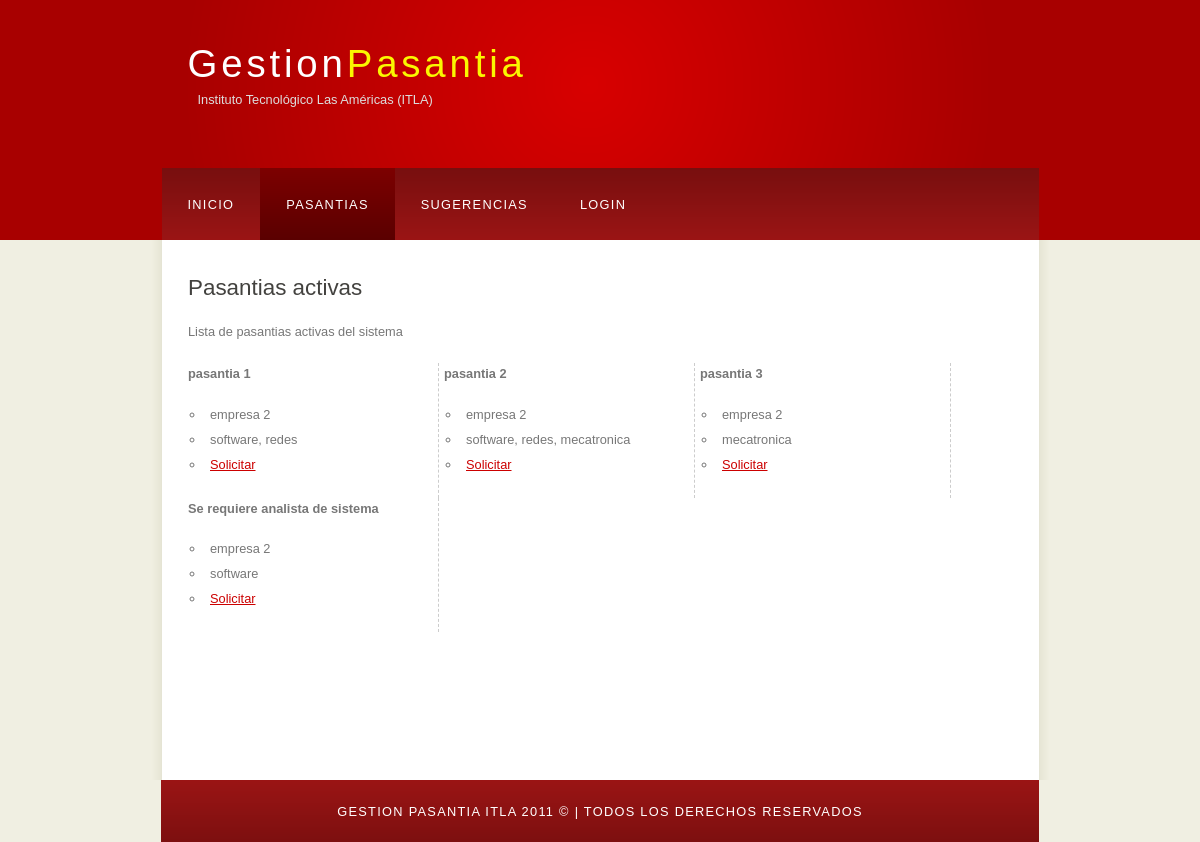
Page /internships.php on the committed database.
### tables this page shows
CREATE TABLE IF NOT EXISTS `pasantias` (
  `ID` int(11) NOT NULL AUTO_INCREMENT,
  `NOMBRE` varchar(60) NOT NULL,
  `EMPRESA_ID` int(11) NOT NULL,
  `FECHA_CREACION` datetime DEFAULT NULL,
  PRIMARY KEY (`ID`),
  KEY `FK_Pasantias_empresaid` (`EMPRESA_ID`)
);

CREATE TABLE IF NOT EXISTS `empresas` (
  `ID` int(11) NOT NULL AUTO_INCREMENT,
  `NOMBRE` varchar(60) NOT NULL,
  `DESCRIPCION` longtext,
  `DIRECCION` longtext NOT NULL,
  `TELEFONO1` varchar(14) DEFAULT NULL,
  `TELEFONO2` varchar(14) DEFAULT NULL,
  `CORREO` varchar(30) DEFAULT NULL,
  PRIMARY KEY (`ID`),
  UNIQUE KEY `UNIQUE` (`ID`,`NOMBRE`)
);

### config/conexion.php (called while the page is built, shortened)
<?php
class conexion {
    var $host;
    var $username;
    var $password;
    var $prefTable;
    function __construct() {
        $this->host = Config::$dbHost;
        $this->username = Config::$dbUsername;
        $this->password = Config::$dbPassword;
        $this->dbname = Config::$dbName;
        $this->prefTable = Config::$prefTable;
    }
    function connect() {
        $this->link = mysql_connect($this->host, $this->username, $this->password);
        return true;
    }
}
?>

### models/ModelInternship.php (called while the page is built, shortened)
<?php
class ModelInternship extends Model {
    public function findsome($arrBy) {
        $where = "";
        $where = $where != "" ? "WHERE $where" : "";
        $query = "SELECT P.ID,P.NOMBRE,P.EMPRESA_ID,E.NOMBRE 'EMPRESA',FECHA_CREACION FROM {$this->con->prefTable}pasantias P INNER JOIN {$this->con->prefTable}empresas E" .
                " ON P.EMPRESA_ID = E.ID $where";
        $result = mysql_query($query);
        $numRows = mysql_num_rows($result);
        $arrInternships = array();
        if ($numRows != 0) {
            while ($row = mysql_fetch_assoc($result)) {
                $query2 = "SELECT CP.CARRERA_ID,C.NOMBRE FROM {$this->con->prefTable}pasantias_carreras CP INNER JOIN carreras C " .
                        "ON CP.CARRERA_ID = C.ID WHERE CP.PASANTIA_ID = {$row['ID']}";
                $result2 = mysql_query($query2);
                if ($result2 && mysql_num_rows($result2) != 0) {
                    while ($row2 = mysql_fetch_assoc($result2)) {
                        $row['carreras'][] = $row2;
                    }
                }
                $arrInternships[] = $row;
            }
        }
        return $arrInternships;
    }
}
?>

### models/Model.php (called while the page is built, shortened)
<?php
abstract class Model {
    public function __construct() {
        $this->con = new conexion();
    }
}
?>

### internships.php (the view, shortened to what this page needs)
<?php
require("models/Model.php");
require("models/ModelInternship.php");
$model = new ModelInternship();
$arrInternships = $model->findsome(array());
?>
<!DOCTYPE html PUBLIC "-//W3C//DTD XHTML 1.0 Transitional//EN" "http://www.w3.org/TR/xhtml1/DTD/xhtml1-transitional.dtd">
<html xmlns="http://www.w3.org/1999/xhtml">
    <head>
    </head>
    <body>
        <div id="wrap">
            <div id="header">
            </div>
            <div id="site_content">
                    <h1>Pasantias activas</h1>
                    <p>Lista de pasantias activas del sistema</p>
                    <div id="arealistinternships">
                        <?php
                        foreach($arrInternships as $internship){
                            $carreras = "";
                            foreach($internship['carreras'] as $career){
                                if ($carreras != "") $carreras .= ", ";
                                $carreras .= $career['NOMBRE'];
                            }
                           ?>
                        <div class="internships">
                            <p><?=$internship['NOMBRE']?></p>
                            <ul>
                                <li><?=$internship['EMPRESA']?></li>
                                <li><?=$carreras?></li>
                                <li><a href="ajax.internships.php?id=<?=$internship['ID']?>" value="<?=$internship['ID']?>" class="soliPasantia">Solicitar</a>
                                    <span name="ajaxresSoliPasantia[<?=$internship['ID']?>]">&nbsp;</span></li>
                            </ul>
                        </div>
                        <?php
                        }
                        ?>
                    </div>
            </div>
        </div>
    </body>
</html>

### css/main.css (style rules this page uses)
html { height: 100%; }
* { margin: 0; padding: 0; }
body { font: normal .80em 'trebuchet ms', arial, sans-serif; background: #F0EFE2; color: #777; }
p { padding: 0 0 20px 0; line-height: 1.7em; }
h1, h2, h3, h4, h5, h6 { font: normal 175% 'century gothic', arial, sans-serif; color: #43423F; margin: 0 0 15px 0; padding: 15px 0 5px 0; }
h2 { font: normal 175% 'century gothic', arial, sans-serif; color: #1293EE; }
a, a:hover { outline: none; text-decoration: underline; color: #CC0000; }
ul { margin: 2px 0 22px 17px; }
ul li { list-style-type: circle; margin: 0 0 6px 0; padding: 0 0 4px 5px; }
#wrap, #logo, #menubar, #site_content, #footer { margin-left: auto; margin-right: auto; }
#header { background: #A80000; height: 240px; }
#logo { width: 825px; position: relative; height: 168px; background: #A80000 url(../resources/logo.png) no-repeat; }
#logo #logo_text { position: absolute; top: 20px; left: 0; }
#logo h1, #logo h2 { font: normal 300% 'century gothic', arial, sans-serif; border-bottom: 0; text-transform: none; margin: 0; }
#logo_text h1, #logo_text h1 a, #logo_text h1 a:hover { padding: 22px 0 0 0; color: #FFF; letter-spacing: 0.1em; text-decoration: none; }
#logo_text h1 a .logo_colour { color: #FAF700; }
#logo_text h2 { font-size: 100%; padding: 6px 0 0 10px; color: #DDD; }
#menubar { width: 877px; height: 72px; padding: 0; background: #5A2C24 url(../resources/menu.png) repeat-x; }
ul#menu, ul#menu li { float: left; margin: 0; padding: 0; }
ul#menu li { list-style: none; }
ul#menu li a { letter-spacing: 0.1em; font: normal 100% 'lucida sans unicode', arial, sans-serif; display: block; float: left; height: 37px; padding: 29px 26px 6px 26px; text-align: center; color: #FFF; text-transform: uppercase; text-decoration: none; background: transparent; }
ul#menu li a:hover, ul#menu li.selected a, ul#menu li.selected a:hover { color: #FFF; background: #451C1B url(../resources/menu_select.png) repeat-x; }
#site_content { width: 837px; min-height:500px; overflow: hidden; margin: 0 auto 0 auto; padding: 20px 24px 20px 37px; background: #FFF url(../resources/content.png) repeat-y; }
#footer { width: 878px; font: normal 100% 'lucida sans unicode', arial, sans-serif; height: 33px; padding: 24px 0 5px 0; text-align: center; background: #29425E url(../resources/footer.png) repeat-x; color: #FFF; text-transform: uppercase; letter-spacing: 0.1em; }
#arealistinternships .internships { margin-right:5px; width:250px; float:left; border-right:1px dashed #cccccc; }
#arealistinternships .internships p { font-weight:bold; }

### rows in the picture
pasantias: NOMBRE "pasantia 1", EMPRESA_ID.NOMBRE "empresa 2", carreras "software, redes", $internship['ID'] 5 (drawn)
pasantias: NOMBRE "pasantia 2", EMPRESA_ID.NOMBRE "empresa 2", carreras "software, redes, mecatronica", $internship['ID'] 7 (drawn)
pasantias: NOMBRE "pasantia 3", EMPRESA_ID.NOMBRE "empresa 2", carreras "mecatronica", $internship['ID'] 8 (drawn)
pasantias: NOMBRE "Se requiere analista de sistema", EMPRESA_ID.NOMBRE "empresa 2", carreras "software", $internship['ID'] 9 (drawn)
